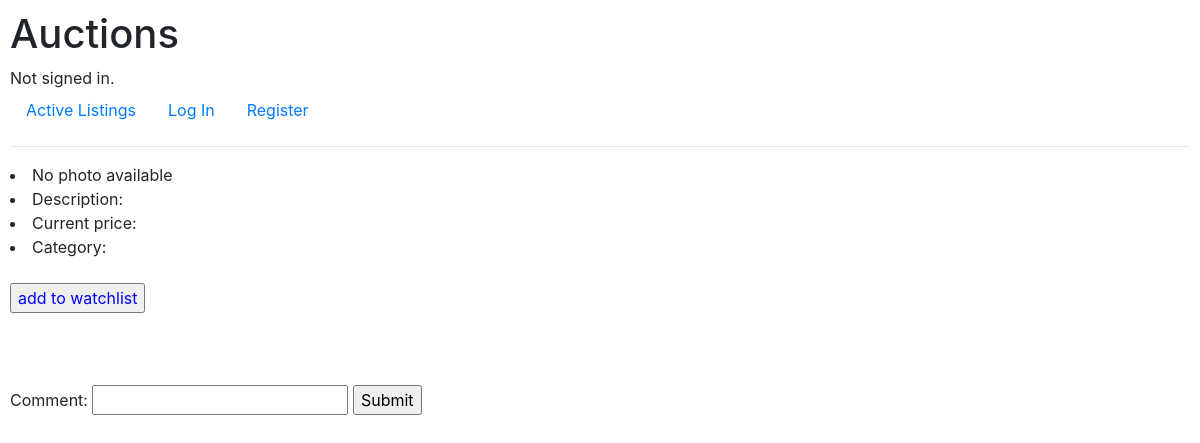
The app's page /watchlist, older data.
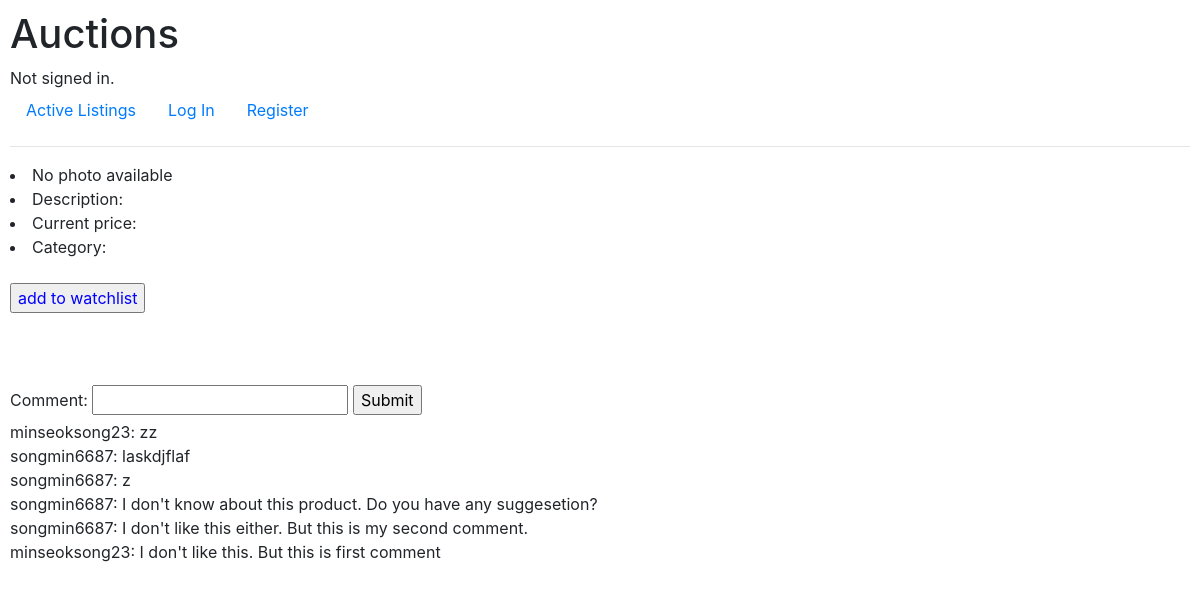
The same page, newer data.
### auctions/models.py (models this page shows)
class Comment(models.Model):
    listing = models.ForeignKey(Listing, on_delete=models.CASCADE, related_name="item_for_comment")
    commenter = models.ForeignKey(User, on_delete=models.CASCADE, related_name="commenter")
    body = models.CharField(max_length=300)

class User(AbstractUser):
    pass

### auctions/views.py (the view, shortened to what this page needs)
# urls.py: path("<str:item>", views.item, name="item"),
def item(request, item):
    return render(request, "auctions/item.html", {
        "item": Listing.objects.filter(title=item).first(),
        "comments": Comment.objects.all()
    })

### auctions/templates/auctions/item.html (shortened to what this page needs)
{% extends "auctions/layout.html" %}
{% block body %}
{% if not item.url %}
<li>No photo available</li>
{% else %}
<img src="{{ item.url }}" width = "600">
{% endif %}
<li>Description: <{{ item.description }}/li>
<li>Current price: {{ item.starting_bid }}</li>
<li>Category: {{ item.category }}</li>
<form action="{% url 'watchlist' %} method="post">
<br>
    <input type="submit" value="add to watchlist" style="color:blue">
<br><br>
<br><br>
<form action="{% url 'item' item.title %}" method="post">
    <label for="comment">Comment:</label>
    <input id="comment" name="body" type="text">
    <input type="submit">
{% for comment in comments reversed %}
<div>
    {{ comment.commenter }}: {{ comment.body }}
</div>
{% endfor %}
{% endblock %}

### auctions/templates/auctions/layout.html (shortened to what this page needs)
{% load static %}
<!DOCTYPE html>
<html lang="en">
    <head>
        <link rel="stylesheet" href="https://stackpath.bootstrapcdn.com/bootstrap/4.4.1/css/bootstrap.min.css">
        <link href="{% static 'auctions/styles.css' %}" rel="stylesheet">
    </head>
    <body>
        <h1>Auctions</h1>
        <div>
            {% if user.is_authenticated %}
                Signed in as <strong>{{ user.username }}</strong>.
            {% else %}
                Not signed in.
            {% endif %}
        </div>
        <ul class="nav">
            <li class="nav-item">
                <a class="nav-link" href="{% url 'index' %}">Active Listings</a>
            </li>
            {% if user.is_authenticated %}
                <li class="nav-item">
                    <a class="nav-link" href="{% url 'logout' %}">Log Out</a>
                </li>
            {% else %}
                <li class="nav-item">
                    <a class="nav-link" href="{% url 'login' %}">Log In</a>
                </li>
                <li class="nav-item">
                    <a class="nav-link" href="{% url 'register' %}">Register</a>
                </li>
            {% endif %}
        </ul>
        <hr>
        {% block body %}
        {% endblock %}
    </body>
</html>

### auctions/static/auctions/styles.css (style rules this page uses)
body { padding: 10px; }

Row changes from the older to the newer data that the page shows:
added Comment: commenter "minseoksong23", body "zz"
added Comment: commenter "songmin6687", body "laskdjflaf"
added Comment: commenter "songmin6687", body "z"
added Comment: commenter "songmin6687", body "I don't know about this product. Do you have any suggesetion?"
added Comment: commenter "songmin6687", body "I don't like this either. But this is my second comment."
added Comment: commenter "minseoksong23", body "I don't like this. But this is first comment"
